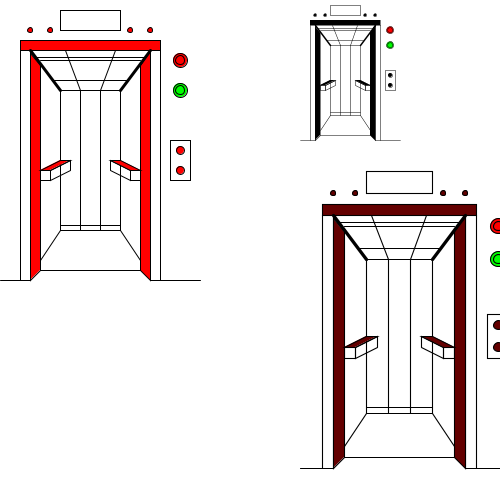
Frame 1 (no input)
Frame 60 (the mouse pressed at the canvas centre just before this capture): identical to frame 1, image omitted
Frame 120 (the mouse held since frame 60 and released just before this capture): identical to frame 1, image omitted

The Processing sketch that drew this single still picture (run headless with seeded random() and noise(); from frame 60 on, the mouse is pressed at the canvas centre):

// Processing sketch: processing_15970
// ── processing_15970.pde

void setup() {
  size (500,500);
  smooth();
}

void draw() {
  background(255);

  myEEEE(0,0,1,255);
  myEEEE(300,0, 0.5,0);
  myEEEE(0,320, 2.2,100);
}

void myEEEE(int x, int y, float s, int c) {
  translate(x,y);
  scale(s);
  strokeWeight(1);
  //bottom line
  line(0,280,30,280);
  line(150,280,200,280);

  //basic line
  line(20,50,20,280);
  line(30,50,30,280);
  line(60,90,120,90);
  line(160,50,160,280);
  line(150,50,150,280);
  line(40,270,140,270);
  line(60,90,60,230);
  line(120,90,120,230);
  line(60,230,120,230);
  line(60,230,40,260);
  line(120,230,140,260);

  //ZangSic line
  line(80,90,80,230);
  line(100,90,100,230);
  line(65,50,80,90);
  line(115,50,100,90);
  line(60,225,120,225);
  line(40,60,140,60);
  line(35,57,145,57);
  line(53,80,127,80);

  noFill();
  rect(60,10,60,20);
  rect(170,140,20,40);
  quad(110,160,110,170,130,180,130,170);
  quad(50,170,50,180,70,170,70,160);
  rect(40,170,10,10);
  rect(130,170,10,10);

  fill(c, 0,0);
  ellipse(30,30,5,5);
  ellipse(50,30,5,5);
  ellipse(130,30,5,5);
  ellipse(150,30,5,5);
  rect(20,40,140,10);
  quad(30,53,40,65,40,270,30,280);
  quad(140,65,150,50,150,280,140,270);
  quad(40,170,50,170,70,160,60,160);
  quad(110,160,120,160,140,170,130,170);
  //button
  ellipse(180,150,8,8);
  ellipse(180,170,8,8);

  //up
  fill(255,0,0);
  ellipse(180,60,14,14);
  ellipse(180,60,9,9);
  //down
  fill(0,255,0);
  ellipse(180,90,14,14);
  ellipse(180,90,9,9);

  strokeWeight(3);
  line(30,50,60,90);
  line(150,50,120,90);
}

// line();
// ellipse();
